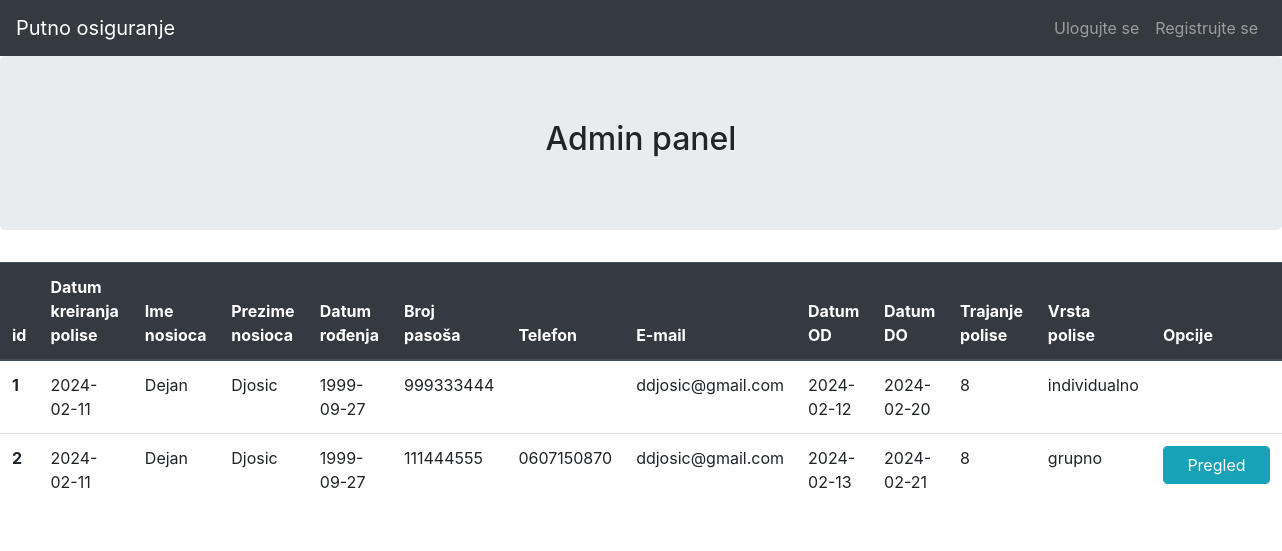
Page /admin_panel.php on the committed database.
### tables this page shows
CREATE TABLE `polisa` (
  `id` int(11) NOT NULL,
  `datum_kreiranja` date NOT NULL,
  `nosilac_ime` varchar(60) NOT NULL,
  `nosilac_prezime` varchar(60) NOT NULL,
  `datum_rodjenja` date NOT NULL,
  `broj_pasosa` varchar(60) NOT NULL,
  `telefon` varchar(60) DEFAULT NULL,
  `email` varchar(60) NOT NULL,
  `datum_putovanja_od` date NOT NULL,
  `datum_putovanja_do` date NOT NULL,
  `broj_dana` int(11) NOT NULL,
  `vrsta_polise` varchar(60) NOT NULL
);

### admin_panel.php (the view, shortened to what this page needs)
<?php require('konekcija.php');
?>
<!DOCTYPE html>
<html lang="en">
<head>
    <link rel="stylesheet" href="https://cdn.jsdelivr.net/npm/bootstrap@4.3.1/dist/css/bootstrap.min.css">
    <link rel='stylesheet' href='style.css'>
</head>
<body>
    <?php include('delovi_stranica/navbar.php'); ?>
    <div class='jumbotron text-center'>
        <h2>Admin panel</h2>
    </div>
    <table class="table">
        <thead class="thead-dark">
            <tr>
                <th scope="col">id</th>
                <th scope="col">Datum kreiranja polise</th>
                <th scope="col">Ime nosioca</th>
                <th scope="col">Prezime nosioca</th>
                <th scope="col">Datum rođenja</th>
                <th scope="col">Broj pasoša</th>
                <th scope="col">Telefon</th>
                <th scope="col">E-mail</th>
                <th scope="col">Datum OD</th>
                <th scope="col">Datum DO</th>
                <th scope="col">Trajanje polise</th>
                <th scope="col">Vrsta polise</th>
                <th scope="col">Opcije</th>
            </tr>
        </thead>
        <tbody>
            <?php
            $upit = "SELECT * FROM polisa";
            $rezultat = mysqli_query($baza, $upit);
            while ($red = mysqli_fetch_assoc($rezultat)) : ?>
                <tr>
                    <th scope="row"><?php echo $red['id']; ?></th>
                    <td><?php echo $red['datum_kreiranja']; ?></td>
                    <td><?php echo $red['nosilac_ime']; ?></td>
                    <td><?php echo $red['nosilac_prezime']; ?></td>
                    <td><?php echo $red['datum_rodjenja']; ?></td>
                    <td><?php echo $red['broj_pasosa']; ?></td>
                    <td><?php echo $red['telefon']; ?></td>
                    <td><?php echo $red['email']; ?></td>
                    <td><?php echo $red['datum_putovanja_od']; ?></td>
                    <td><?php echo $red['datum_putovanja_do']; ?></td>
                    <td><?php echo $red['broj_dana']; ?></td>
                    <td><?php echo $red['vrsta_polise']; ?></td>
                    <td>
                        <?php if ($red['vrsta_polise'] === 'grupno'): ?> <form action='prikaz_dodatnih.php' method='post'><input type='hidden' name='id_polise' value='<?php echo $red['id']; ?>'><button class='btn btn-info form-control' name='submit'>Pregled grupnog osiguranja</button></form>
                            <?php endif?>
                    </td>
                </tr>
            <?php endwhile ?>
        </tbody>
    </table>
</body>
</html>

### delovi_stranica/navbar.php (shortened to what this page needs)
<nav class='navbar navbar-expand-lg navbar-dark bg-dark'>
    <a href='index.php' class="navbar-brand">Putno osiguranje</a>
    <ul class='navbar-nav ml-auto' >
        <?php if(!isset($_SESSION['id_sesije'])): ?>
            <li class="nav-item">
                <a class="nav-link" href='login.view.php'>Ulogujte se</a>
            </li>
            <li class="nav-item">
                <a class="nav-link" href='registracija.view.php'>Registrujte se</a>
            </li>
        <?php endif; ?>
    </ul>
</nav>

### rows in the picture
polisa: id "1", datum_kreiranja "2024-02-11", nosilac_ime "Dejan", nosilac_prezime "Djosic", datum_rodjenja "1999-09-27", broj_pasosa "999333444", email "ddjosic@gmail.com", datum_putovanja_od "2024-02-12", datum_putovanja_do "2024-02-20", broj_dana "8", vrsta_polise "individualno"
polisa: id "2", datum_kreiranja "2024-02-11", nosilac_ime "Dejan", nosilac_prezime "Djosic", datum_rodjenja "1999-09-27", broj_pasosa "111444555", telefon "0607150870", email "ddjosic@gmail.com", datum_putovanja_od "2024-02-13", datum_putovanja_do "2024-02-21", broj_dana "8", vrsta_polise "grupno"
